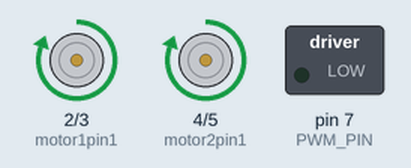
Simulated run of this sketch. Board: Arduino Uno, built with avr-gcc and run on an emulated ATmega328P. Shown: motor-driver pin pairs drawn as motors (green arrow = first pin HIGH = forward, orange = second pin HIGH = backward, longer = more drive), switched loads named in the sketch (green lamp = pin HIGH).

Above: at 1.5 s.
At 4.5 s:
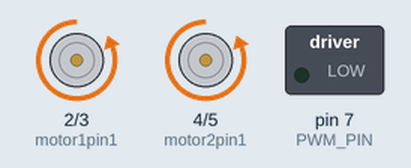
Timing chart, 0 to 7.8 s (numbered marks = the images above):
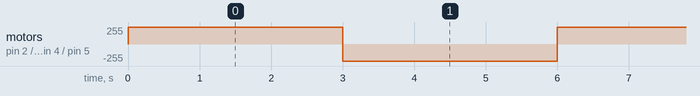

Measured:
- by itself, motor on pin 2 (motor1pin1) / pin 3 (motor1pin2), motor on pin 4 (motor2pin1) / pin 5 (motor2pin2): alternates forward 255/255 for 3.0 s and backward 255/255 for 3.0 s

The sketch:

4motors.ino
```cpp
const int motor1pin1 = 2;
const int motor1pin2 = 3;

const int motor2pin1 = 4;
const int motor2pin2 = 5;

//#define ENA_PIN 9
#define PWM_PIN 7

void setup() {
  // put your setup code here, to run once:
   pinMode(motor1pin1, OUTPUT);
  pinMode(motor1pin2, OUTPUT);
  pinMode(motor2pin1,   OUTPUT);
  pinMode(motor2pin2, OUTPUT);

  //(Optional)
  //pinMode(ENA_PIN,  OUTPUT);
  pinMode(PWM_PIN, OUTPUT);
  //(Optional)
}

void loop() {
   // put your main code here, to run repeatedly:

  //Controlling speed (0   = off and 255 = max speed):
  //(Optional)
  //analogWrite(ENA_PIN, 100); //ENA   pin
  analogWrite(PWM_PIN, 100); //ENB pin
  //(Optional)

  digitalWrite(motor1pin1,   HIGH);
  digitalWrite(motor1pin2, LOW);

  digitalWrite(motor2pin1, HIGH);
   digitalWrite(motor2pin2, LOW);
  delay(3000);

  digitalWrite(motor1pin1,   LOW);
  digitalWrite(motor1pin2, HIGH);

  digitalWrite(motor2pin1, LOW);
   digitalWrite(motor2pin2, HIGH);
  delay(3000);
}
```
